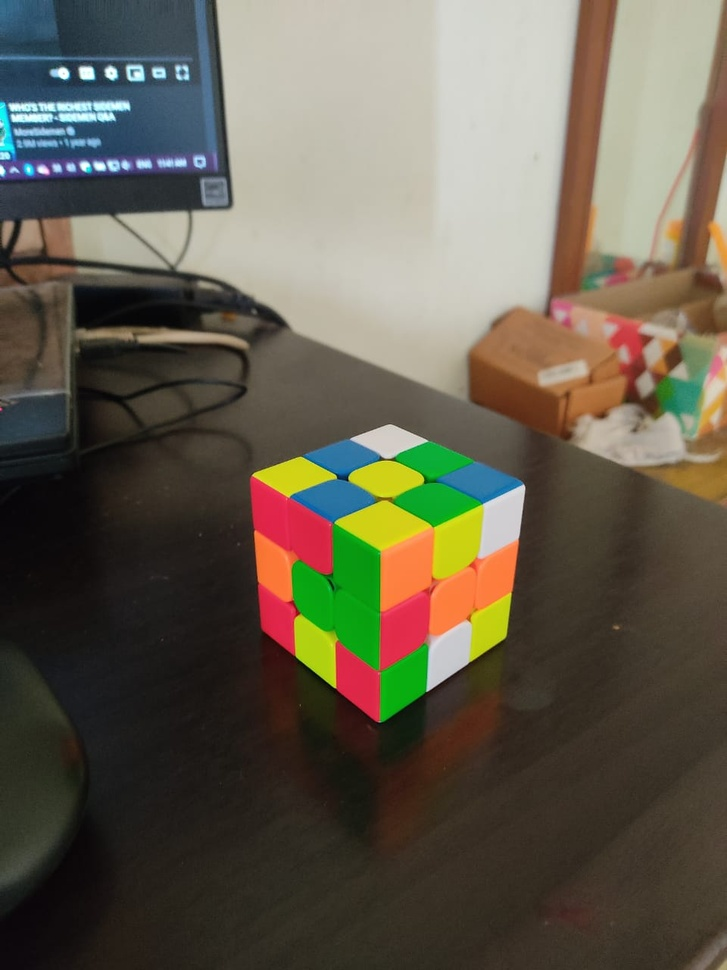
#> input picture Images/Rubiks_1.jpeg, 727 x 970 px, shrunk from 960 x 1280 before the run, found by its file name
$ python img_colour.py
#> lines starting #> are read from the running program, lines starting #| are printed output that depends on the picture; after the words box and inside, x2 and y2 are one past the last pixel; in counts of white or black regions, pixels touching at a corner belong together
# %%
import cv2
import numpy as np

# %%
# read image
img = cv2.imread('Rubiks_1.jpeg')
#> img is the input picture: shape (970, 727, 3); mean B, G, R 78.6, 93.8, 100.1

# %%
# convert to grayscale
gray = cv2.cvtColor(img, cv2.COLOR_BGR2GRAY)
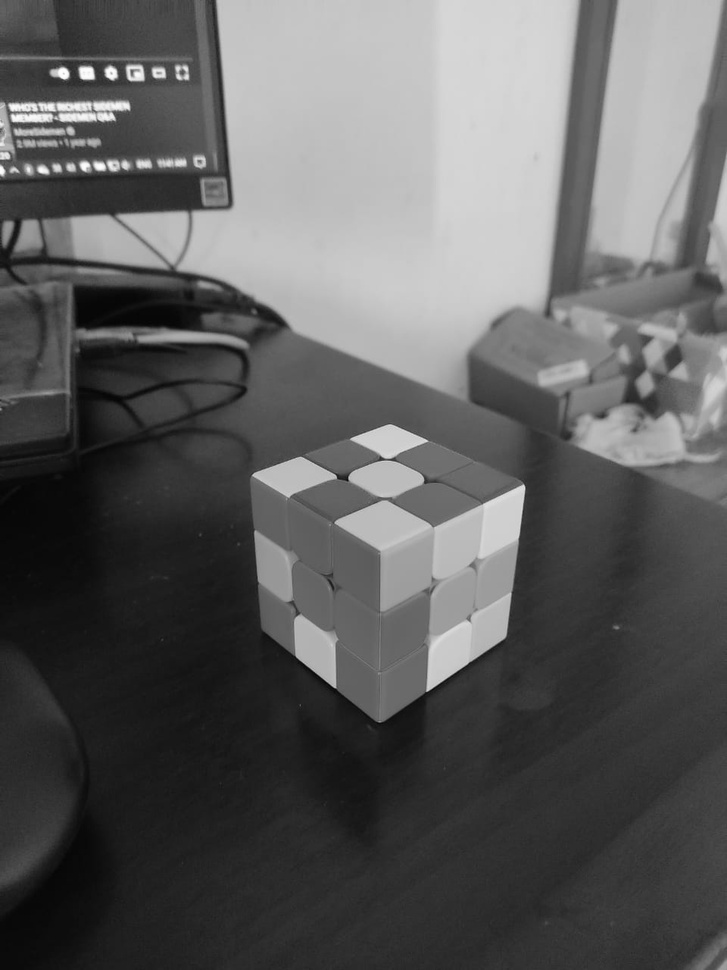
#> gray: shape (970, 727); min 4, max 254, mean 94

# invert gray image
gray = 255 - gray
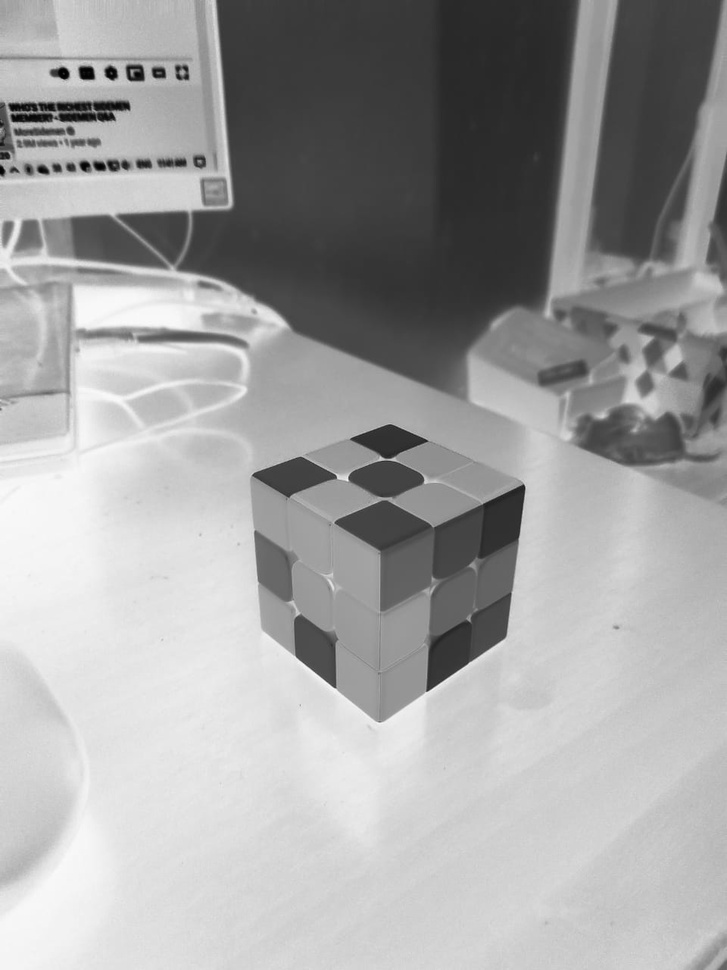
#> gray: shape (970, 727); min 1, max 251, mean 161

# threshold
thresh = cv2.threshold(gray, 0, 255, cv2.THRESH_BINARY)[1]
#> thresh: shape (970, 727); every value is 255

# apply close and open morphology to fill tiny black and white holes and save as mask
kernel = np.ones((3, 3), np.uint8)
mask = cv2.morphologyEx(thresh, cv2.MORPH_CLOSE, kernel)
mask = cv2.morphologyEx(mask, cv2.MORPH_OPEN, kernel)

# get contours (presumably just one around the nonzero pixels)
contours = cv2.findContours(mask, cv2.RETR_EXTERNAL, cv2.CHAIN_APPROX_SIMPLE)
#> contours = 1 contour; box (x1, y1, x2, y2) and area: (0, 0, 727, 970) 703494
contours = contours[0] if len(contours) == 2 else contours[1]
#> contours = [[[0, 0], [0, 969], [726, 969], [726, 0]]]
cntr = contours[0]
#> cntr = [[0, 0], [0, 969], [726, 969], [726, 0]]
x, y, w, h = cv2.boundingRect(cntr)
#> x = 0; y = 0; w = 727; h = 970

# make background transparent by placing the mask into the alpha channel
new_img = cv2.cvtColor(img, cv2.COLOR_BGR2BGRA)
new_img[:, :, 3] = mask

# then crop it to bounding rectangle
crop = new_img[y:y+h, x:x+w]
# show the images
cv2.imshow("CROP", crop)
cv2.waitKey(0)
cv2.destroyAllWindows()
